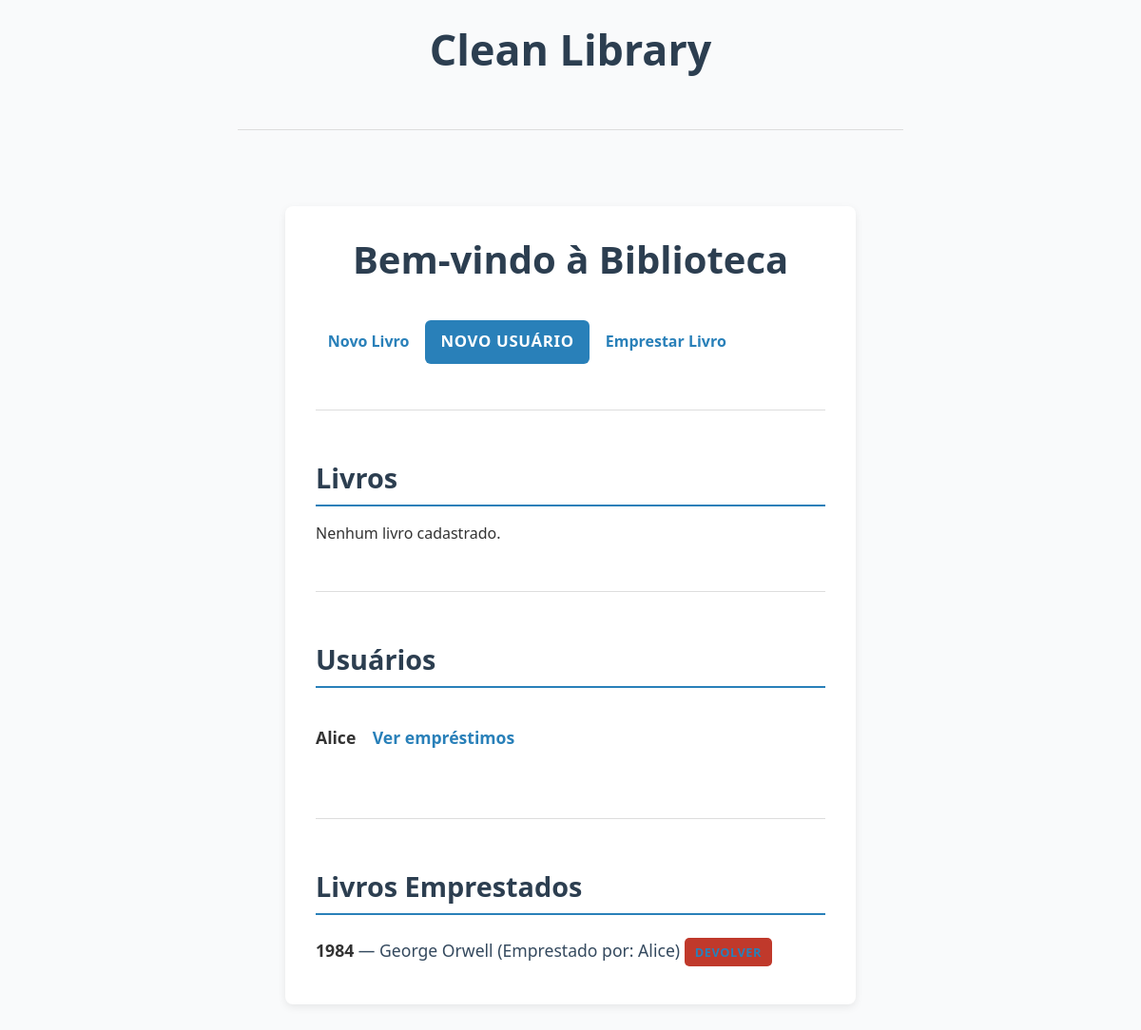
/users/, run on the app's committed database.
### tables this page shows
CREATE TABLE users (
    id INTEGER PRIMARY KEY AUTOINCREMENT,
    name TEXT NOT NULL
);

CREATE TABLE books (
    id INTEGER PRIMARY KEY AUTOINCREMENT,
    title TEXT NOT NULL,
    author TEXT NOT NULL,
    available BOOLEAN NOT NULL DEFAULT 1
);

### app/routes/user_routes.py (the view)
@user_bp.route("/", methods=["GET"])
def home():
    users = list_users(user_repo)
    loans = []
    for user in users:
        borrowed_books = list_books_for_user(loan_repo, user.id)
        for book in borrowed_books:
            loans.append({
                'book_id': book['id'],
                'title': book['title'],
                'author': book['author'],
                'user_name': user.name,
                'user_id': user.id,
            })
    return render_template("index.html", users=users, loans=loans)

### infra/db/database.py (called while the page is built)
def get_db_connection():
    conn = sqlite3.connect(DB_PATH)
    conn.row_factory = sqlite3.Row
    return conn

### infra/repositories/loan_repository_sqlite.py (called while the page is built)
    def list_books_for_user(self, user_id: int) -> List[Mapping[str, Any]]:
        conn = get_db_connection()
        rows = conn.execute(
            """
            SELECT b.id, b.title, b.author, b.available
            FROM loans l
            JOIN books b ON b.id = l.book_id
            WHERE l.user_id = ?
            """,
            (user_id,),
        ).fetchall()
        conn.close()
        return rows

### infra/repositories/user_repository_sqlite.py (called while the page is built)
    def list_all(self) -> List[User]:
        conn = get_db_connection()
        rows = conn.execute("SELECT * FROM users").fetchall()
        conn.close()
        return [User(id=row["id"], name=row["name"]) for row in rows]

### use_cases/list_user_loans.py (called while the page is built)
def list_books_for_user(loan_repo: LoanRepository, user_id: int) -> List[Mapping[str, Any]]:
    return loan_repo.list_books_for_user(user_id)

### use_cases/list_users.py (called while the page is built)
def list_users(repo: UserRepository) -> List[User]:
    return repo.list_all()

### app/templates/index.html (shortened to what this page needs)
{% extends 'base.html' %}
{% block content %}
<h1>Bem-vindo à Biblioteca</h1>
<div class="btn-group" role="group">
    <a href="{{ url_for('books.create') }}" class="btn btn-success">Novo Livro</a>
    <a href="{{ url_for('users.create') }}" class="btn btn-primary">Novo Usuário</a>
    <a href="{{ url_for('users.home') }}" class="btn btn-info">Emprestar Livro</a>
</div>
<hr>
<h2>Livros</h2>
{% if books %}
    <ul>
        {% for book in books %}
            <li>
                <a href="{{ url_for('books.edit', book_id=book['id']) }}">
                    <strong>{{ book['title'] }}</strong>
                </a> — {{ book['author'] }}
                <span class="badge {% if book['available'] %}badge-success{% else %}badge-danger{% endif %}">
                    {% if book['available'] %}Disponível{% else %}Emprestado{% endif %}
                </span>
            </li>
        {% endfor %}
    </ul>
{% else %}
    <p>Nenhum livro cadastrado.</p>
{% endif %}
<hr>
<h2>Usuários</h2>
{% if users %}
    <ul>
        {% for user in users %}
            <li>
                <a href="{{ url_for('users.edit', user_id=user.id) }}">
                    <strong>{{ user['name'] }}</strong>
                </a>
                <a href="{{ url_for('users.user', user_id=user.id) }}" class="btn btn-info btn-sm">Ver empréstimos</a>
            </li>
        {% endfor %}
    </ul>
{% else %}
    <p>Nenhum usuário cadastrado.</p>
{% endif %}
<hr>
<h2>Livros Emprestados</h2>
{% if loans %}
    <ul>
        {% for loan in loans %}
            <li>
                <strong>{{ loan['title'] }}</strong> — {{ loan['author'] }} (Emprestado por: {{ loan['user_name'] }})
                <a href="{{ url_for('users.return_book_route', user_id=loan['user_id'], book_id=loan['book_id']) }}" class="btn btn-danger btn-sm">Devolver</a>
            </li>
        {% endfor %}
    </ul>
{% else %}
    <p>Não há livros emprestados no momento.</p>
{% endif %}
{% endblock %}

### app/static/css/style.css (style rules this page uses)
* { box-sizing: border-box; margin: 0; padding: 0; font-family: 'Segoe UI', Tahoma, Geneva, Verdana, sans-serif; color: #333; }
body { background: #f9fafb; line-height: 1.6; padding: 1rem; min-height: 100vh; display: flex; flex-direction: column; align-items: center; }
h2 { font-size: 1.8rem; color: #34495e; margin-bottom: 1rem; border-bottom: 2px solid #2980b9; padding-bottom: 0.3rem; }
hr { border: none; height: 1px; background: #ddd; width: 100%; max-width: 700px; margin: 3rem 0; }
.btn-primary { background: #2980b9; color: white; padding: 0.65rem 1rem; border: none; border-radius: 6px; font-weight: 700; font-size: 1.05rem; cursor: pointer; text-transform: uppercase; letter-spacing: 0.04em; transition: background-color 0.3s ease; }
a.btn { display: inline-block; margin-top: 1rem; color: #2980b9; text-decoration: none; font-weight: 600; padding: 0.4rem 0.8rem; border-radius: 5px; transition: background-color 0.3s ease, color 0.3s ease; }
.btn-danger { background-color: #c0392b; color: white; padding: 0.5rem 1rem; border: none; border-radius: 6px; font-weight: 700; font-size: 0.9rem; cursor: pointer; text-transform: uppercase; letter-spacing: 0.04em; transition: background-color 0.3s ease; margin-top: 0.8rem; align-self: flex-start; }
.btn-danger.btn-sm { padding: 0.3rem 0.7rem; font-size: 0.8rem; border-radius: 5px; margin-top: 0.5rem; }
h1, h2 { color: #2c3e50; margin-bottom: 1rem; font-weight: 900; }
h1 { font-size: 2.5rem; text-align: center; }
h2 { font-size: 1.8rem; border-bottom: 2px solid #2980b9; padding-bottom: 0.3rem; }
ul { list-style-type: none; padding-left: 0; }
li { margin-bottom: 1rem; font-size: 1.1rem; color: #34495e; }
a { color: #2980b9; text-decoration: none; font-weight: 600; transition: color 0.3s ease, background-color 0.3s ease; }
button, .btn-primary { background: #2980b9; color: #fff; border: none; padding: 0.6rem 1rem; border-radius: 6px; font-weight: 700; text-transform: uppercase; letter-spacing: 0.04em; cursor: pointer; transition: background-color 0.3s ease; font-size: 1.05rem; }
a.btn.btn-primary { background-color: #2980b9; color: white; padding: 0.6rem 1rem; border-radius: 6px; font-weight: 700; text-transform: uppercase; letter-spacing: 0.04em; transition: background-color 0.3s ease, color 0.3s ease; display: inline-block; text-align: center; }
ul { list-style: none; padding: 0; margin: 0; margin: 0; }
li { display: inline-block; margin-right: 16px; }

### data on the page
users: name "Alice", user_name "Alice"
books: title "1984", author "George Orwell"
